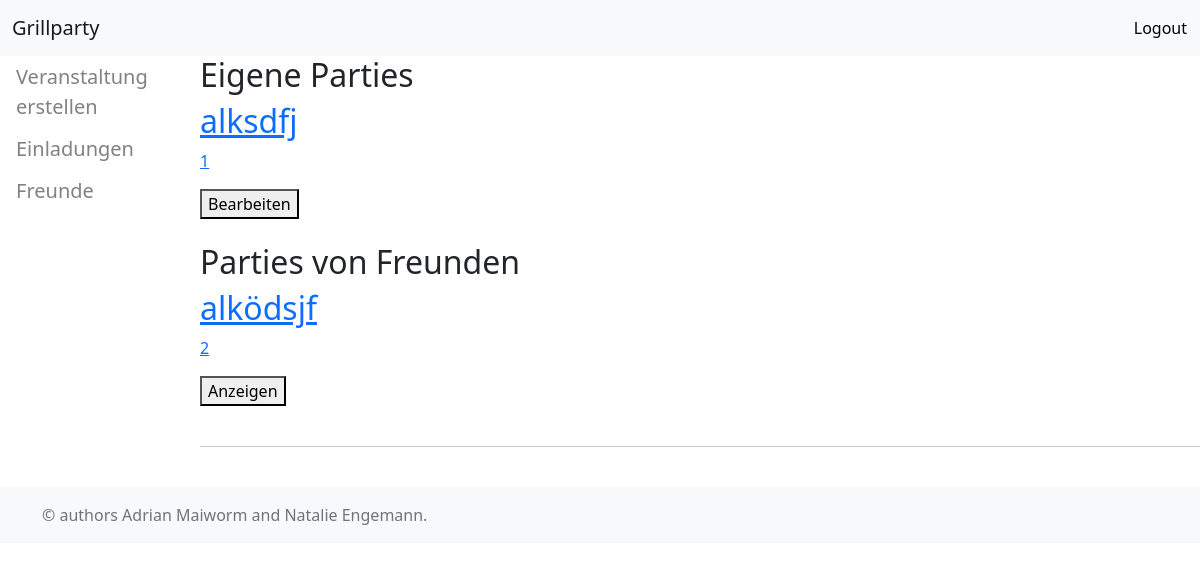
Screenshot of /dashboard (signed in) with the database file from the repository.
### tables this page shows
CREATE TABLE parties (
				id INTEGER NOT NULL PRIMARY KEY AUTOINCREMENT,
				title TEXT NOT NULL,
				date TEXT NOT NULL,
				time TEXT NOT NULL,
				address TEXT NOT NULL,
				owner TEXT NOT NULL,
				FOREIGN KEY (owner) REFERENCES users(mailaddress));

### main.py (the view)
@app.route("/dashboard", methods=['POST', 'GET'])
def dashboard():
    session._get_current_object.__name__
    user = session["user"]
    own_parties = select_parties(conn, cur, user, "own")
    foreign_parties = select_parties(conn, cur, user, "foreign")
    if request.method == "POST":
        Submit = request.form.get("submit")
        print(Submit)
        forward_message = "Moving Forward..."
        return redirect(url_for('bearbeiten', pid=Submit))
    return render_template("dashboard.html", foreign_parties=foreign_parties, own_parties=own_parties)

### db_connection.py (called while the page is built)
def select_parties(conn, cur, user, type):
	script = ""
	if type == "own":
		script = """
		SELECT *
		FROM parties
		WHERE owner = ?
		"""
		parameters = [user]
	elif type == "foreign":
		script = """
		SELECT *
		FROM parties
		WHERE id IN (SELECT party_id FROM participants WHERE participant_mail = ? AND accepted = 1)
		AND owner != ?
		"""
		parameters = [user, user]
	else:
		print("wrong operation")
	cur.execute(script, parameters)
	results = cur.fetchall()
	return results

### templates/dashboard.html (shortened to what this page needs)
{% extends "main.html" %}
{% block navbar %}
{% if session['logged_in'] %}
<nav class="navbar sticky-top navbar-expand-lg navbar-light bg-light">
    <div class="container-fluid">
        <a class="navbar-brand" href="/dashboard">Grillparty</a></div>
        <ul class="nav navbar-nav navbar-right">
        <form action="/logout/" method="post">
            <button class="btn btn-light" type = "submit">Logout</button>
        </form>
            </ul>
        </nav>
<div class="sidenav">
    <a href="/newevent">Veranstaltung erstellen</a>
    <a href="/invitations">Einladungen</a>
    <a href="/friends">Freunde</a>
  </div>
  {% block overview %}
  <div class="main">
      <h2> Eigene Parties</h2>
      {% for party in own_parties %}
      <a href="#">
          <h2>{{ party[1] }}</h2>
          <p><td>{{ party[0] }}</td></p>
          <form method="post">
              <button name="submit" type="submit" value="{{ party[0] }}">Bearbeiten</button>
          </form>
      </a>
      <span class="badge badge-primary">{{ party[1] }}</span>
      {% endfor %}
      <h2>Parties von Freunden</h2>
      {% for party in foreign_parties %}
      <a href="#">
          <h2>{{ party[1] }}</h2>
          <p><td>{{ party[0] }}</td></p>
          <form action="/Anzeigen" method="post">
              <button name="Anzeigen" type="submit" value="{{ party[0] }}">Anzeigen</button>
          </form>
      </a>
      <span class="badge badge-primary">{{ party[1] }}</span>
      <hr>
      {% endfor %}
  </div>
</body>
{% endblock %}
{% else %}
<p>Loggen Sie sich bitte ein</p>
{% endif %}
{% endblock %}

### static/css/dashboard.css (style rules this page uses)
.sidenav { height:auto; width: 200px; left: 0; position: fixed; padding-bottom: 0; z-index: 1; }
.sidenav a { text-decoration: none; font-size: 20px; padding: 6px 8px 6px 16px; color: #818181; display: block; }
.main { margin-left: 200px; }

### rows the page displays
parties: title "alksdfj", id "1"
parties: title "alködsjf", id "2"
